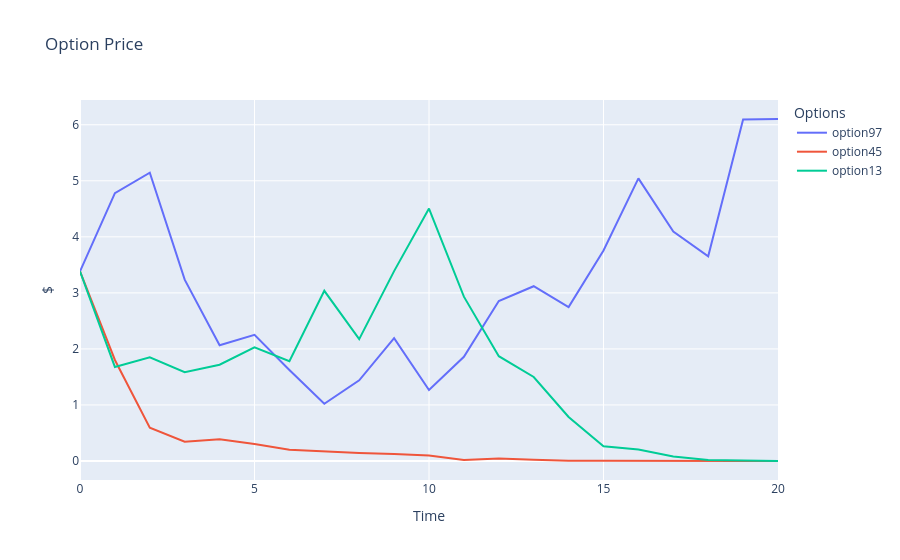

Source (notebook cell):
### Code cell
fig = go.Figure()

# Add traces for each column
for column in option_prices.columns[values]:
    fig.add_trace(go.Scatter(x=option_prices.index, y=option_prices[column], mode='lines', name=f"option{column}"))

# Update layout
fig.update_layout(
    title='Option Price',
    xaxis_title='Time',
    yaxis_title='$',
    template='plotly',
    legend=dict(title='Options'),
)

# Show the plot
fig.show()

### Figure 1 — Plotly figure (JSON) as saved in the notebook; plotly's stock layout.template omitted (floating-point values rounded to 4 significant figures)
{"data": [{"mode": "lines", "name": "option97", "type": "scatter", "x": [0, 1, 2, 3, 4, 5, 6, 7, 8, 9, 10, 11, 12, 13, 14, 15, 16, 17, 18, 19, 20], "y": [3.384, 4.78, 5.145, 3.236, 2.065, 2.253, 1.625, 1.021, 1.44, 2.192, 1.266, 1.859, 2.853, 3.119, 2.746, 3.757, 5.043, 4.094, 3.653, 6.095, 6.103]}, {"mode": "lines", "name": "option45", "type": "scatter", "x": [0, 1, 2, 3, 4, 5, 6, 7, 8, 9, 10, 11, 12, 13, 14, 15, 16, 17, 18, 19, 20], "y": [3.384, 1.803, 0.5928, 0.3442, 0.3865, 0.3031, 0.2027, 0.1665, 0.1426, 0.1252, 0.09643, 0.01833, 0.04438, 0.02326, 0.005526, 0.004185, 2.334e-05, 3.091e-08, 1.213e-10, 6.158e-19, 0]}, {"mode": "lines", "name": "option13", "type": "scatter", "x": [0, 1, 2, 3, 4, 5, 6, 7, 8, 9, 10, 11, 12, 13, 14, 15, 16, 17, 18, 19, 20], "y": [3.384, 1.678, 1.849, 1.583, 1.718, 2.028, 1.781, 3.037, 2.174, 3.388, 4.504, 2.933, 1.87, 1.499, 0.7846, 0.2613, 0.2052, 0.08107, 0.01615, 0.002341, 0]}], "layout": {"legend": {"title": {"text": "Options"}}, "title": {"text": "Option Price"}, "xaxis": {"title": {"text": "Time"}}, "yaxis": {"title": {"text": "$"}}}}
